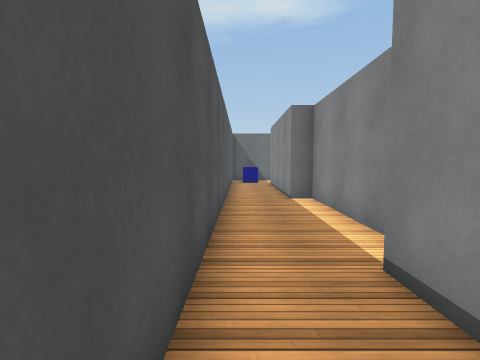
View 1 (above)

24 first-person views from a walk through a 3-D level made in the Unity game engine. The camera is 1.4 m above the floor, tilts 4° down and sees 85° across. The floor is counted in squares, 1 m on a side. Each view is taken from the middle of a square. On the plan, view 1 faces up. The plan holds only what a view shows up to about 13 squares ahead; the rest is blank. The place goes on beyond the plan. Surface patterns are stand-ins for the level's own textures.

View 2
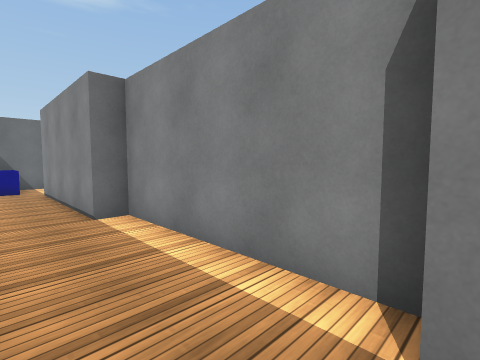

View 3
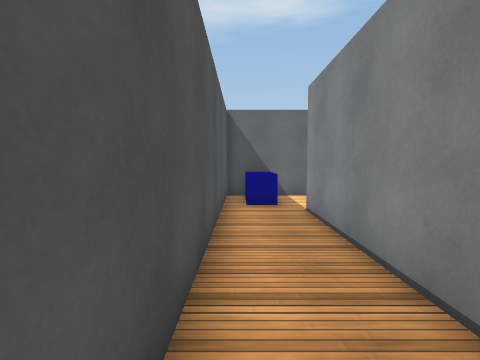

View 4
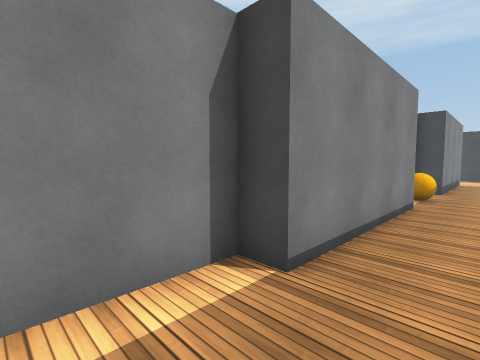

View 5
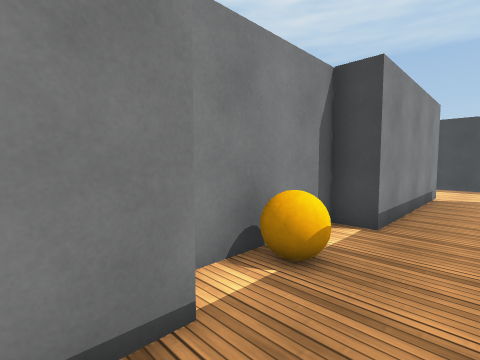

View 6
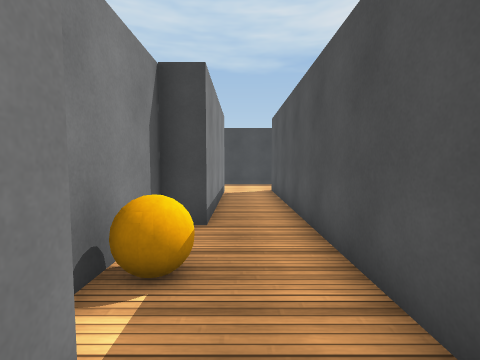

View 7
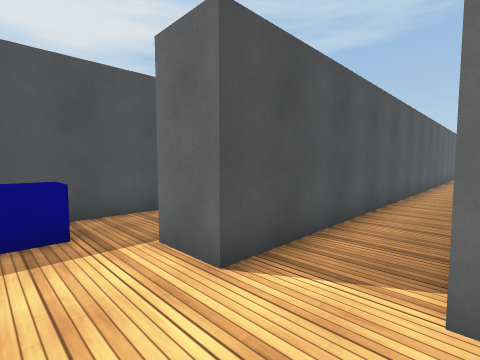

View 8
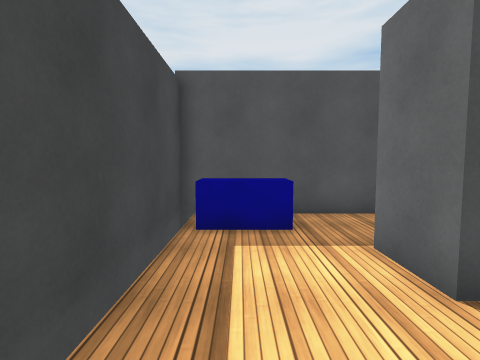

View 9
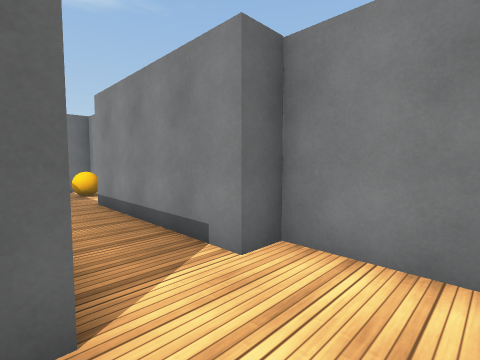

View 10
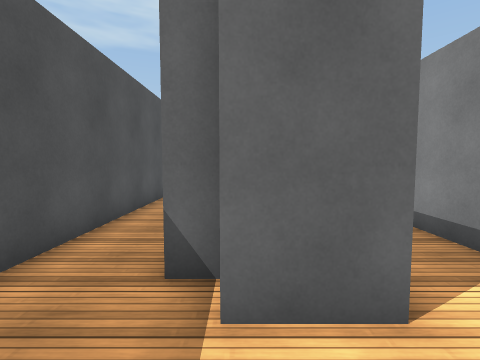

View 11
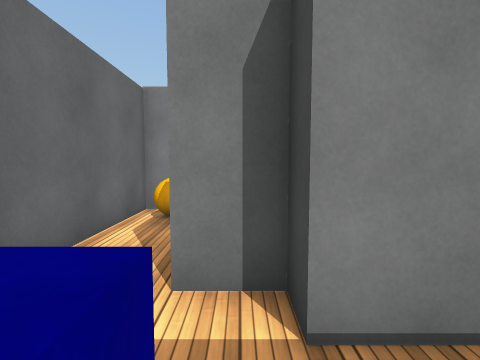

View 12
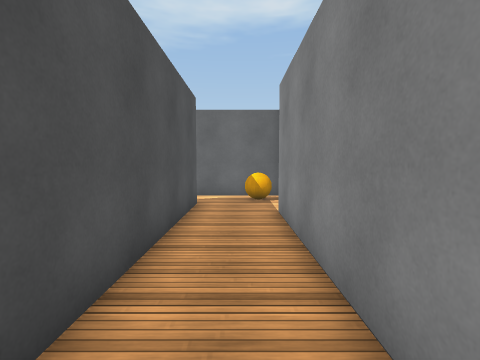

View 13
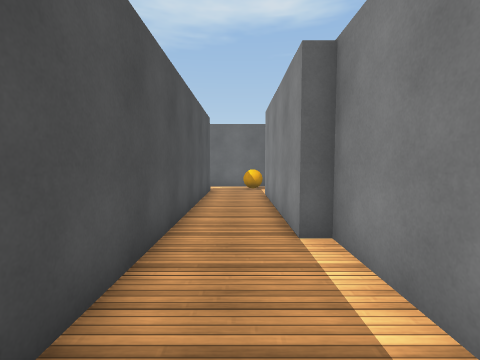

View 14
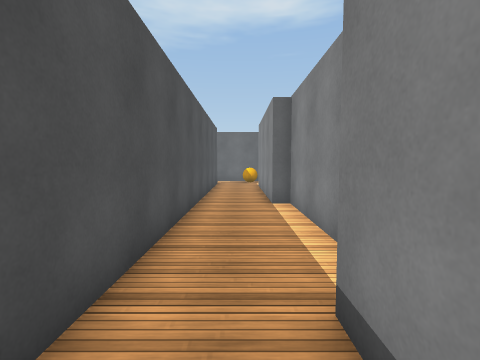

View 15
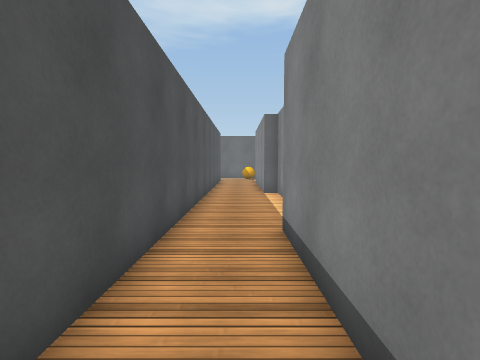

View 16
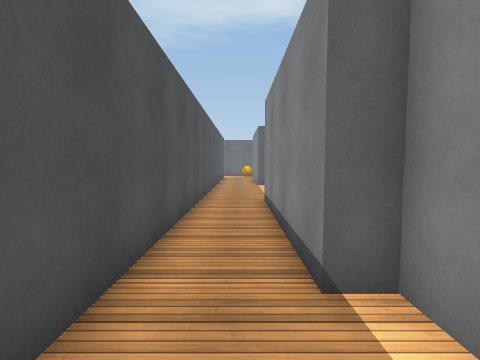

View 17
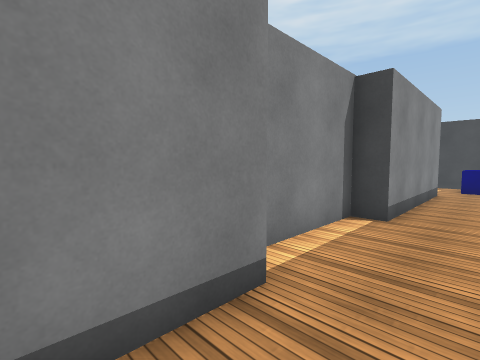

View 18
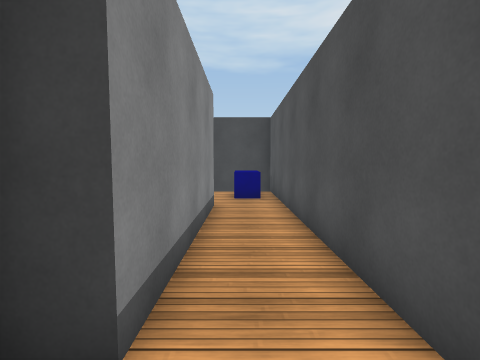

View 19
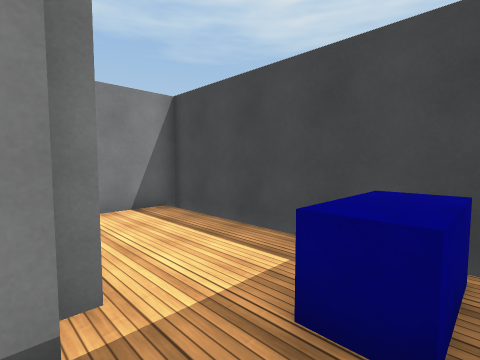

View 20
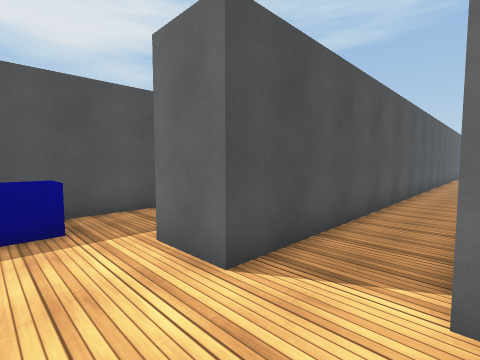

View 21
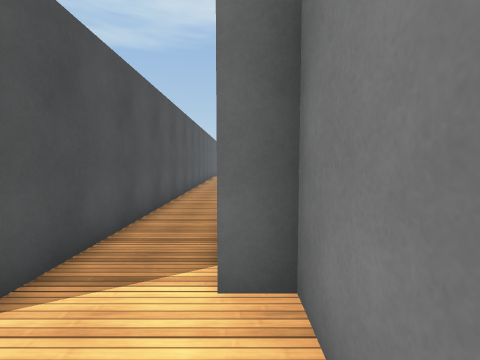

View 22
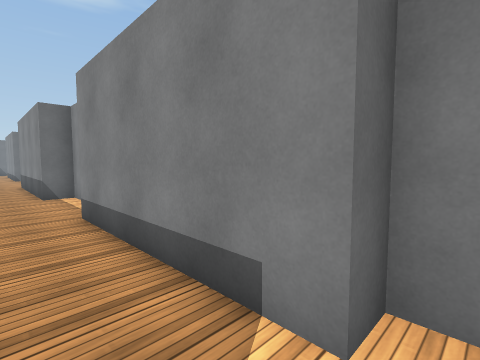

View 23
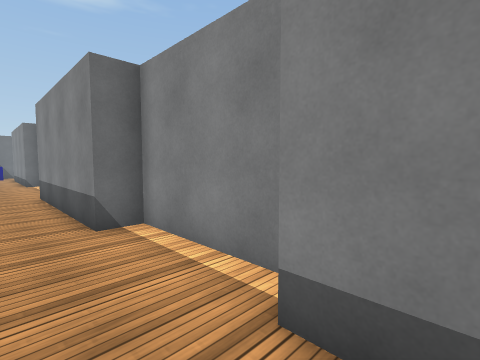

View 24
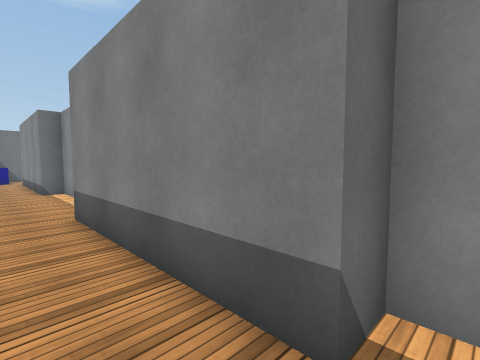

### Floor plan
Key: @ floor where view 1 was taken; # wall or solid block; . floor; ^ raised ledge; B brown ball.
Columns run from 5 left of view 1 to 13 right of it. Each row starts with its distance up from view 1.
 20     ##########
 19     #^^.....B#
 18     #^^.##...
 17     #...##...
 16     #..###..#
 15     #..###..#
 14     #..###..#
 13     #..###..#
 12     #..###..#   .#
 11     #..###..#   .#
 10     #..###..##  .##
  9     #...##...#  ..#
  8     #...##...#  ..#
  7     #...##...# ...
  6     #...##...# ...
  5     #...##...  ...
  4     #...##...  ...
  3     #..###..#  ..#
  2     #..###..#  ..#
  1     #..###..#  ..#
  0     #@.###..#  ..#
 -1     #..###..###..#
 -2     #..###..###..#
 -3     #..###..###..##
 -4     #...##...##...#
 -5     #..B# ...##...#
 -6     #...# ...##...#
 -7 #   #...# ...##...#
 -8 #   #..###..###..##
 -9 #.  #..###..###..#
-10 #.  #..###..###..#
-11 #.  #..###..###..#
-12 #.  #..###..###..#
-13 #.  #..###..###..#
-14 #.###..###..###..##
-15 #..##...##...##...#
-16 #^......##^^......#
-17 #^......##^^......#
-18 #^####### #^  #####
-19 ####      ####

Where each view was taken, in squares from view 1:
view 1: 0 up, 0 right, facing up
view 2: 3 up, 0 right, facing up-right
view 3: 9 up, 0 right, facing up
view 4: 6 up, 0 right, facing down-right
view 5: 2 down, 0 right, facing down-right
view 6: 2 down, 1 right, facing down
view 7: 17 down, 2 right, facing up-left
view 8: 17 down, 2 right, facing left
view 9: 17 down, 1 left, facing up-right
view 10: 17 down, 2 left, facing up
view 11: 17 up, 0 right, facing right
view 12: 9 up, 6 right, facing up
view 13: 5 up, 6 right, facing up
view 14: 1 up, 6 right, facing up
view 15: 2 down, 6 right, facing up
view 16: 6 down, 6 right, facing up
view 17: 1 down, 5 right, facing down-right
view 18: 6 down, 6 right, facing down
view 19: 14 down, 5 right, facing down-right
view 20: 17 down, 12 right, facing up-left
view 21: 17 down, 12 right, facing up
view 22: 15 down, 10 right, facing up-right
view 23: 9 down, 10 right, facing up-right
view 24: 4 down, 10 right, facing up-right
